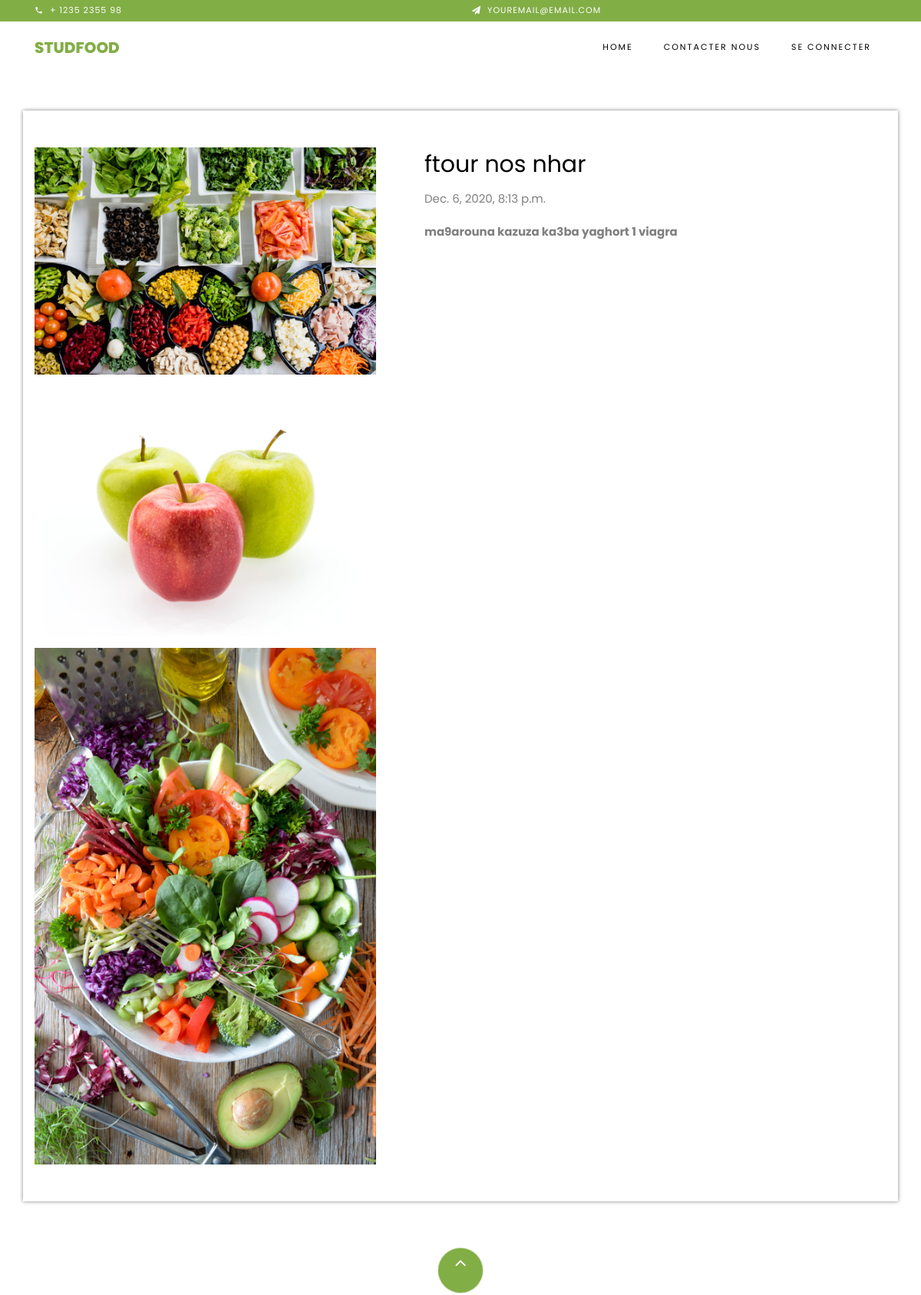
The page /menu-info/2/ (upper part) on the database as committed earlier.
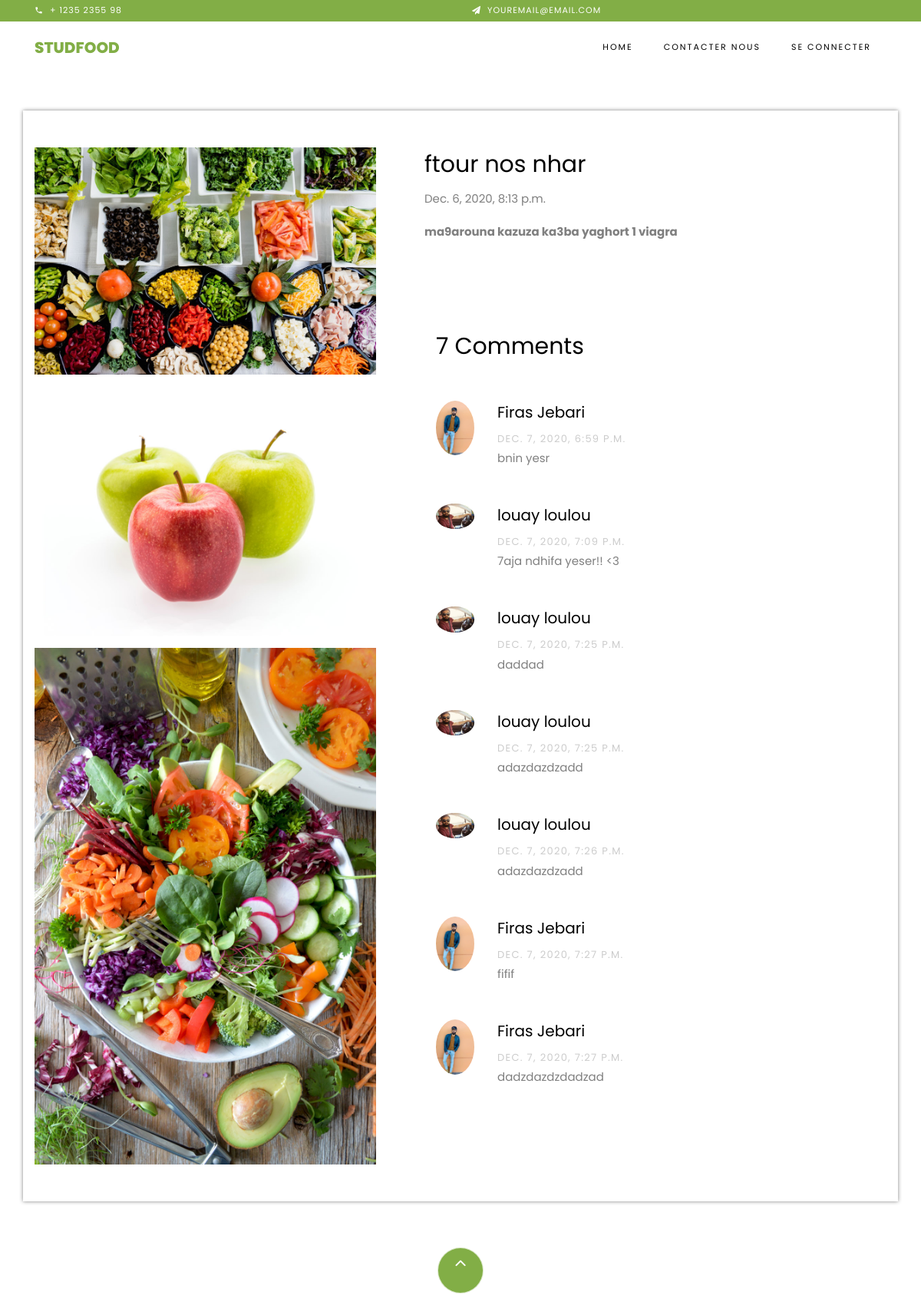
The same page on the database as committed later.
### studfood/models.py (models this page shows, shortened)
class FoodMenu(models.Model):
    user = models.ForeignKey(User, null=True, on_delete=models.CASCADE)
    name = models.CharField(max_length=25, null=True)
    category = models.ManyToManyField(category, null=True)
    details = models.TextField(null=True)
    date = models.DateTimeField(null=True, blank=True)
    picture1 = models.ImageField(null=True, blank=True,upload_to='images/')
    picture2 = models.ImageField(null=True, blank=True,upload_to='images/')
    picture3 = models.ImageField(null=True, blank=True,upload_to='images/')
    slug = models.SlugField(blank=True, unique=True,null=True)
    date_created = models.DateTimeField(auto_now_add=True, null=True)
    class Meta:
        verbose_name_plural = "Food-Menu"

class Comment(models.Model):
    menu = models.ForeignKey(FoodMenu, null=True, on_delete=models.CASCADE,related_name='comments')
    user = models.ForeignKey(User, null=True, on_delete=models.CASCADE,related_name='user')
    comment = models.TextField(blank=False, max_length=100)
    created_at = models.DateTimeField(auto_now_add=True,  null=True)
    class Meta:
        verbose_name_plural = "Comments"
        ordering = ['created_at']

### accounts/models.py (models this page shows, shortened)
class Profile(models.Model):
    user = models.OneToOneField(User, null=True, on_delete=models.CASCADE)
    first_name = models.CharField(max_length=25, null=True)
    last_name = models.CharField(max_length=25, null=True)
    email = models.EmailField(max_length=30,null=True)
    phone_number = models.CharField(max_length=20, null=True)
    address = models.CharField(max_length=300, null=True, blank=True)
    profile_picture = models.ImageField(default="default_logo.png",null=True, blank=True,upload_to='images/')
    gender = models.CharField(max_length=25, null=True)
    university = models.CharField(max_length=25, null=True)
    slug = models.SlugField(blank=True, unique=True,null=True)
    is_verified = models.BooleanField(default=False)
    date_created = models.DateTimeField(auto_now_add=True, null=True)
    class Meta:
        verbose_name_plural = "Profile"

### studfood/views.py (the view)
# urls.py: path('menu-info/<int:id>/',views.signleMenuPage, name="single-menu"),
def signleMenuPage(request, id):
    if FoodMenu.objects.filter(id=id).exists():
        singleMenu = FoodMenu.objects.filter(id=id)
    else:
        return redirect('studfood:home-page')
    menu = get_object_or_404(FoodMenu, id=id)
    comments_list = menu.comments.all()
    comment_number = comments_list.count()
    if request.method == 'POST':
        form = CommentForm(request.POST)
        if form.is_valid():
            form.save()
            messages.info(request, 'Merci pour  votre commentaire!')
        else:
            messages.info(request, 'erreur!')
    else:
        form = CommentForm(request.POST)
    context = {
        'singleMenu':singleMenu,
        'form':form,
        'comment_number':comment_number,
        'comments_list':comments_list
    }
    return render(request, 'single_menu.html',context)

### studfood/templates/single_menu.html (shortened to what this page needs)
{% extends "base.html" %}
{% load static %}
{% block content %}
<section class="ftco-section mt-0 pt-0">
    <div class="container box">
        {% for menu in singleMenu %}
        <div class="row mt-5 pt-5">
            <div class="col-lg-5 mb-5 ftco-animate">
                <a href="{{menu.picture1.url}}" class="image-popup">
                    <img src="{{menu.picture1.url}}" class="img-fluid" alt="photo-de-menu">
                </a>
                <a href="{{menu.picture2.url}}" class="image-popup">
                    <img src="{{menu.picture2.url}}" class="img-fluid" alt="photo-de-menu">
                </a>
                <a href="{{menu.picture3.url}}" class="image-popup">
                    <img src="{{menu.picture3.url}}" class="img-fluid" alt="photo-de-menu">
                </a>
            </div>
            <div class="col-lg-7 product-details pl-md-5 ftco-animate">
                <h3>{{menu.name}}</h3>
                <p>{{menu.date}}</p>
                <p><strong>{{menu.details}}</strong></p>
                    <div class="row mt-4">
                        <div class="col-md-12">
                            <section class="ftco-section ftco-degree-bg">
                                <div class="container">
                                  <div class="row">
                                    <div class="col-lg-12 ftco-animate">
                                        {% if comment_number %}
                                        <h3 class="mb-5">{{comment_number}} Comments</h3>
                                        <ul class="comment-list">
                                            {% for comment in comments_list %}
                                          <li class="comment">
                                            <div class="vcard bio">
                                              <img src="{{comment.user.profile.profile_picture.url}}" alt="photo de profile">
                                            </div>
                                            <div class="comment-body">
                                              <h3>{{comment.user.profile.first_name}} {{comment.user.profile.last_name}}</h3>
                                              <div class="meta">{{comment.created_at}}</div>
                                              <p>{{comment.comment}}</p>
                                            </div>
                                          </li>
                                          {% endfor %}
                                          </ul>
                                          {% endif %}
                                        </div>
                                    </div>
                                </div>
                            </section>
                        </div>
                     </div>
                </div>
            </div>
    {% endfor %}
    </div>
</section>
{% endblock %}

### base/templates/base.html (shortened to what this page needs)
{% load static %}
<!DOCTYPE html>
<html lang="en">
  <head>
    <link rel="stylesheet" href="{% static 'assets/css/open-iconic-bootstrap.min.css'%}">
    <link rel="stylesheet" href="{% static 'assets/css/animate.css'%}">
    <link rel="stylesheet" href="{% static 'assets/css/owl.carousel.min.css'%}">
    <link rel="stylesheet" href="{% static 'assets/css/owl.theme.default.min.css'%}">
    <link rel="stylesheet" href="{% static 'assets/css/magnific-popup.css'%}">
    <link rel="stylesheet" href="{% static 'assets/css/aos.css'%}">
    <link rel="stylesheet" href="{% static 'assets/css/ionicons.min.css'%}">
    <link rel="stylesheet" href="{% static 'assets/css/bootstrap-datepicker.css'%}">
    <link rel="stylesheet" href="{% static 'assets/css/jquery.timepicker.css'%}">
    <link rel="stylesheet" href="{% static 'assets/css/flaticon.css'%}">
    <link rel="stylesheet" href="{% static 'assets/css/icomoon.css'%}">
    <link rel="stylesheet" href="{% static 'assets/css/style.css'%}">
  </head>
  {% block navbar %}
    {% include 'partials/navbar.html' %}
  {% endblock %}
  {% block content %}
  {% endblock %}
  {% block footer %}
  {% include 'partials/footer.html' %}
  {% endblock %}
  </body>
</html>

### base/templates/partials/navbar.html (shortened to what this page needs)
<div class="py-1 bg-primary">
    <div class="container">
        <div class="row no-gutters d-flex align-items-start align-items-center px-md-0">
            <div class="col-lg-12 d-block">
                <div class="row d-flex">
                    <div class="col-md pr-4 d-flex topper align-items-center">
                        <div class="icon mr-2 d-flex justify-content-center align-items-center"><span class="icon-phone2"></span></div>
                        <span class="text">+ 1235 2355 98</span>
                    </div>
                    <div class="col-md pr-4 d-flex topper align-items-center">
                        <div class="icon mr-2 d-flex justify-content-center align-items-center"><span class="icon-paper-plane"></span></div>
                        <span class="text">youremail@email.com</span>
                    </div>
                </div>
            </div>
        </div>
      </div>
</div>
<nav class="navbar navbar-expand-lg navbar-dark ftco_navbar bg-dark ftco-navbar-light" id="ftco-navbar">
    <div class="container">
      <a class="navbar-brand" href="{% url 'studfood:home-page'%}">StudFood</a>
      <div class="collapse navbar-collapse" id="ftco-nav">
        <ul class="navbar-nav ml-auto">
          <li class="nav-item active"><a href="{% url 'studfood:home-page'%}" class="nav-link">Home</a></li>
          <li class="nav-item active"><a href="{% url 'studfood:contactus-page'%}" class="nav-link">Contacter nous</a></li>
          <li class="nav-item dropdown">
          {% if user.is_authenticated %}
          <li class="nav-item"><a href="{% url 'accounts:profile-page'%}" class="nav-link">Profile</a></li>
          <li class="nav-item"><a href="{% url 'accounts:logout'%}" class="nav-link">Se Deconnecter</a></li>
          {% else %}
          <li class="nav-item"><a href="{% url 'accounts:login-page'%}" class="nav-link">Se Connecter</a></li>
        {% endif %}
        </ul>
      </div>
    </div>
  </nav>

### base/templates/partials/footer.html (shortened to what this page needs)
<footer class="ftco-footer ftco-section">
    <div class="container">
        <div class="row">
            <div class="mouse">
                      <a href="#" class="mouse-icon">
                          <div class="mouse-wheel"><span class="ion-ios-arrow-up"></span></div>
                      </a>
                  </div>
        </div>
    </div>
  </footer>

### PFA/static/assets/css/icomoon.css (style rules this page uses)
[class^="icon-"], [class*=" icon-"] { font-family: 'icomoon' !important; speak: none; font-style: normal; font-weight: normal; font-variant: normal; text-transform: none; line-height: 1; -webkit-font-smoothing: antialiased; -moz-osx-font-smoothing: grayscale; }
.icon-paper-plane:before { content: "\f1d8"; }
.icon-phone2:before { content: "\e0cd"; }

### studfood/templates/single_menu.html (style rules this page uses)
.box { box-shadow: 0 0 05px grey; padding:0 15px 0 15px; }

Rows that differ between the two databases and show on the page:
shown differently, row unchanged: FoodMenu "ftour nos nhar": comment_number (not shown) → "7"
added Comment: user.profile.profile_picture (picture), user.profile.first_name "Firas", user.profile.last_name "Jebari", created_at "DEC. 7, 2020, 6:59 P.M.", comment "bnin yesr"
added Comment: user.profile.profile_picture (picture), user.profile.first_name "louay", user.profile.last_name "loulou", created_at "DEC. 7, 2020, 7:09 P.M.", comment "7aja ndhifa yeser!! <3"
added Comment: user.profile.profile_picture (picture), user.profile.first_name "louay", user.profile.last_name "loulou", created_at "DEC. 7, 2020, 7:25 P.M.", comment "daddad"
added Comment: user.profile.profile_picture (picture), user.profile.first_name "louay", user.profile.last_name "loulou", created_at "DEC. 7, 2020, 7:25 P.M.", comment "adazdazdzadd"
added Comment: user.profile.profile_picture (picture), user.profile.first_name "louay", user.profile.last_name "loulou", created_at "DEC. 7, 2020, 7:26 P.M.", comment "adazdazdzadd"
added Comment: user.profile.profile_picture (picture), user.profile.first_name "Firas", user.profile.last_name "Jebari", created_at "DEC. 7, 2020, 7:27 P.M.", comment "fifif"
added Comment: user.profile.profile_picture (picture), user.profile.first_name "Firas", user.profile.last_name "Jebari", created_at "DEC. 7, 2020, 7:27 P.M.", comment "dadzdazdzdadzad"
